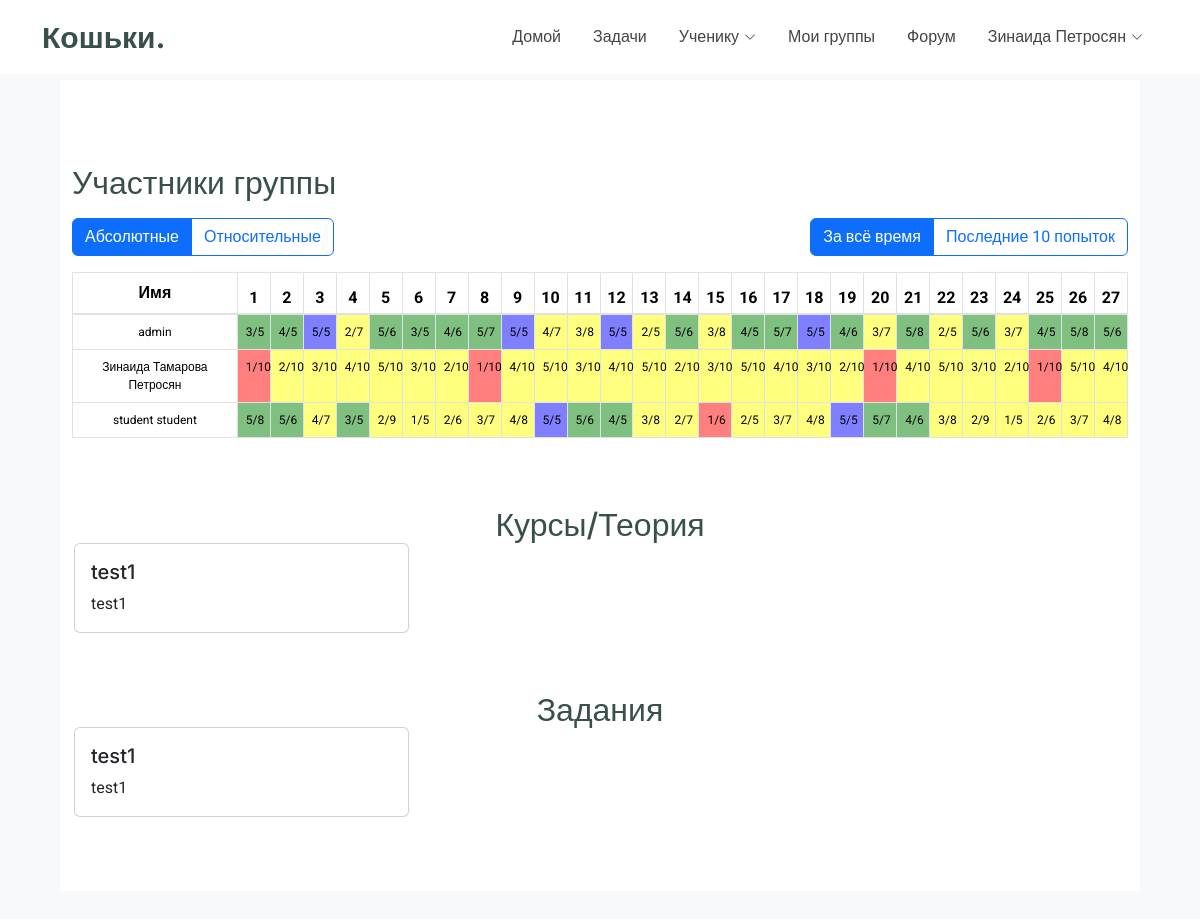
The app's page /groups/0 (signed in) with its own data.
### tables this page shows
CREATE TABLE users (user_id INT PRIMARY KEY UNIQUE NOT NULL, role_id INT REFERENCES roles (role_id), registration_time DATETIME, first_name VARCHAR (255), second_name VARCHAR (255), surname VARCHAR (255), login VARCHAR (255), password VARCHAR (255), email VARCHAR (255), tel VARCHAR (15), birth_date DATETIME, school_id INT REFERENCES schools (school_id), city_id INT REFERENCES cities (city_id), class VARCHAR (3), photo_id INT);

CREATE TABLE assignments (assignment_id INT PRIMARY KEY, variant_id INT REFERENCES variants (variant_id), author_id INT, creation_time DATETIME, expiration_time DATETIME);

CREATE TABLE variants (variant_id INT, variant_name VAARCHAR (255), variant_description TEXT, author_id INT REFERENCES users (user_id), display_mode INT, PRIMARY KEY (variant_id));

### main.py (the view)
@app.route("/groups/<group_id>", methods=["GET", "POST"])
@login_required
def group_page(group_id):
    if request.method == "GET":
        members = dr.get_group_members(group_id)
        courses = dr.get_group_courses(group_id)
        assignments = dr.get_group_assignments(group_id)
        if current_user.is_authenticated:
            user = dr.get_user_name_role(current_user.id)
        else:
            user = [None, 0]
        return render_template("groups/group_page.html", members=members, courses=courses, assignments=assignments,
                               user=user)
    elif request.method == "POST":
        pass

### database_requests.py (called while the page is built)
def sql_execute(sql_request):
    ret = cursor.execute(sql_request)
    return ret

def get_user_name_role(user_id):
    if user_id == 2138912938129:
        pass #проверить, является ли cursor.object
    sql_req = f"""SELECT first_name, surname FROM users WHERE user_id = {user_id} """
    result = sql_execute(sql_req).fetchall()
    ret = result[0][0] + ' ' + result[0][1]
    role_id = sql_execute(f"""SELECT role_id FROM users WHERE user_id = {user_id}""").fetchall()[0][0]
    return [ret, role_id]

def get_user_info_with_user_id(id):
    sql_req = f"""
        SELECT * from users
        WHERE user_id = "{id}"
        """
    return sql_execute(sql_req).fetchall()[0]

def get_group_members(group_id):
    sql_req = f"""
            SELECT
                first_name, second_name, surname, role_name
            FROM
                users
            INNER JOIN
                roles ON users.role_id = roles.role_id
            INNER JOIN
                user_group ON user_group.user_id = users.user_id
            WHERE
                user_group.group_id = {group_id}
    """
    members = sql_execute(sql_req).fetchall()
    return members

def get_group_courses(group_id):
    sql_req = f"""
            SELECT
                *
            FROM
                courses
                INNER JOIN
                group_course ON group_course.course_id = courses.course_id
            WHERE
                group_course.group_id = {group_id}
    """
    courses = sql_execute(sql_req).fetchall()
    return courses

def get_group_assignments(group_id):
    sql_req = f"""
            SELECT
                assignments.assignment_id, variants.variant_id, variants.variant_name, variants.variant_description
            FROM
                    assignment_group
                INNER JOIN
                    assignments
                ON
                    assignment_group.assignment_id = assignments.assignment_id
                INNER JOIN
                    variants
                ON
                    assignments.variant_id = variants.variant_id
                WHERE
                    assignment_group.group_id = {group_id}
    """
    variants = sql_execute(sql_req).fetchall()
    return variants

### main.py (called while the page is built)
@login_manager.user_loader
def load_user(user_id):
    user_info = dr.get_user_info_with_user_id(user_id)
    if user_info:
        return User(user_id=user_info[0], role=user_info[5])
    return None

### templates/groups/group_page.html (shortened to what this page needs)
<!DOCTYPE html>
<html lang="en">
<head>
  <link href="{{ url_for('static', filename='vendor/bootstrap/css/bootstrap.min.css') }}" rel="stylesheet">
  <link href="{{ url_for('static', filename='vendor/bootstrap-icons/bootstrap-icons.css') }}" rel="stylesheet">
  <link href="{{ url_for('static', filename='vendor/aos/aos.css') }}" rel="stylesheet">
  <link href="{{ url_for('static', filename='vendor/glightbox/css/glightbox.min.css') }}" rel="stylesheet">
  <link href="{{ url_for('static', filename='vendor/swiper/swiper-bundle.min.css') }}" rel="stylesheet">
  <link href="{{ url_for('static', filename='/css/main.css') }}" rel="stylesheet">
</head>
<body>
  {% include 'header.html' %}
  {% set display_mode = request.args.get('display_mode', 'absolute') %}
  {% set time_range = request.args.get('time_range', 'all') %}
  <section class="container my-5">
    <div class="row">
      <div class="col-12">
        <div class="members-list my-4">
          <h2 class="mb-3">Участники группы</h2>
          <form method="get" class="mb-3">
            <div class="d-flex justify-content-between flex-wrap">
              <div class="btn-group me-2" role="group" aria-label="Режим отображения результатов">
                <label class="btn btn-outline-primary" for="absolute">Абсолютные</label>
                <label class="btn btn-outline-primary" for="relative">Относительные</label>
              </div>
              <div class="btn-group" role="group" aria-label="Период статистики">
                <label class="btn btn-outline-primary" for="all">За всё время</label>
                <label class="btn btn-outline-primary" for="last10">Последние 10 попыток</label>
              </div>
            </div>
          </form>
          {% if time_range == 'last10' %}
            {% set attempts_range = range(1, 28) %}
          {% else %}
            {% set attempts_range = range(1, 28) %}
          {% endif %}
          <table class="table table-bordered" style="table-layout: fixed; border-collapse: collapse;">
            <thead>
              <tr>
                <th style="width: 150px; text-align: center;">Имя</th>
                {% for i in attempts_range %}
                <th class="text-center" style="width: 30px; padding: 3px;">{{ i }}</th>
                {% endfor %}
              </tr>
            </thead>
            <tbody>
              {% for member in members %}
              <tr>
                <td class="text-center" style="font-size: 12px;">{{ member[0] }} {{ member[1] }} {{ member[2] }}</td>
                {% if user[1] %}
                {% if time_range == 'last10' %}
                  {% set stats = course_stats_last10[loop.index0] %}
                {% else %}
                  {% set stats = course_stats[loop.index0] %}
                {% endif %}
                {% set displayed_stats = stats %}
                {% for stat in displayed_stats %}
                  {% if stat[1] > 0 %}
                    {% set percent = (stat[0] * 100 / stat[1]) | round(0, 'common') | int %}
                  {% else %}
                    {% set percent = 0 %}
                  {% endif %}
                  {% if display_mode == 'relative' %}
                    {% if percent == 100 %}
                      <td class="text-center" style="background-color: rgba(0, 0, 255, 0.5); font-size: 12px;">{{ percent }}%</td>
                    {% elif percent < 20 %}
                      <td class="text-center" style="background-color: rgba(255, 0, 0, 0.5); font-size: 12px;">{{ percent }}%</td>
                    {% elif percent < 60 %}
                      <td class="text-center" style="background-color: rgba(255, 255, 0, 0.5); font-size: 12px;">{{ percent }}%</td>
                    {% else %}
                      <td class="text-center" style="background-color: rgba(0, 128, 0, 0.5); font-size: 12px;">{{ percent }}%</td>
                    {% endif %}
                  {% else %}
                    {% if percent == 100 %}
                      <td class="text-center" style="background-color: rgba(0, 0, 255, 0.5); font-size: 12px;">{{ stat[0] }}/{{ stat[1] }}</td>
                    {% elif percent < 20 %}
                      <td class="text-center" style="background-color: rgba(255, 0, 0, 0.5); font-size: 12px;">{{ stat[0] }}/{{ stat[1] }}</td>
                    {% elif percent < 60 %}
                      <td class="text-center" style="background-color: rgba(255, 255, 0, 0.5); font-size: 12px;">{{ stat[0] }}/{{ stat[1] }}</td>
                    {% else %}
                      <td class="text-center" style="background-color: rgba(0, 128, 0, 0.5); font-size: 12px;">{{ stat[0] }}/{{ stat[1] }}</td>
                    {% endif %}
                  {% endif %}
                {% endfor %}
                {% endif %}
              </tr>
              {% endfor %}
            </tbody>
          </table>
        </div>
      </div>
      <div class="col-12 mt-4">
        <h2 class="text-center">Курсы/Теория</h2>
        <div class="row" id="courses-theory-container">
          {% for material in assignments %}
            <div class="col-md-4 mb-4">
              <a href="{% if material[5] == 0 %}/learning-materials/{{ material[0] }}{% else %}/courses/{{ material[0] }}{% endif %}" class="card h-100">
                <div class="card-body">
                  <h5 class="card-title">{{ material[2] }}</h5>
                  <p class="card-text">{{ material[3]|safe }}</p>
                </div>
              </a>
            </div>
          {% endfor %}
        </div>
      </div>
      <div class="col-12 mt-4">
        <h2 class="text-center">Задания</h2>
        <div class="row" id="tests-container">
          {% for assignment in assignments %}
            <div class="col-md-4 mb-4">
              <a href="/variants/{{ assignment[1] }}" class="card h-100">
                <div class="card-body">
                  <h5 class="card-title">{{ assignment[2] }}</h5>
                  <p class="card-text">{{ assignment[3]|safe }}</p>
                </div>
              </a>
            </div>
          {% endfor %}
        </div>
      </div>
    </div>
  </section>
</body>
</html>

### static/css/main.css (style rules this page uses)
:root { --default-font: "Roboto", system-ui, -apple-system, "Segoe UI", Roboto, "Helvetica Neue", Arial, "Noto Sans", "Liberation Sans", sans-serif, "Apple Color Emoji", "Segoe UI Emoji", "Segoe UI Symbol", "Noto Color Emoji"; --heading-font: "Inter", sans-serif; --nav-font: "Poppins", sans-serif; }
:root { --background-color: #ffffff; --default-color: #444444; --heading-color: #384f4b; --accent-color: #1bbca3; --surface-color: #ffffff; --contrast-color: #ffffff; --incorrect-answer-color: #ff4040; --correct-answer-color: #acf273; --empty-answer-color: #c9c9c9; }
:root { --nav-color: #444444; --nav-hover-color: #1bbca3; --nav-mobile-background-color: #ffffff; --nav-dropdown-background-color: #ffffff; --nav-dropdown-color: #444444; --nav-dropdown-hover-color: #1bbca3; }
:root { scroll-behavior: smooth; }
body { color: var(--default-color); background-color: var(--background-color); font-family: var(--default-font); overflow-y: scroll; }
a { color: var(--accent-color); text-decoration: none; transition: 0.3s; }
h1, h2, h3, h4, h5, h6 { color: var(--heading-color); font-family: var(--heading-font); }
section, .section { color: var(--default-color); background-color: var(--background-color); padding: 60px 0; scroll-margin-top: 74px; overflow: clip; }

### templates/groups/group_page.html (style rules this page uses)
body { background-color: #f8f9fa; margin-top: 80px; font-family: 'Roboto', sans-serif; }
.container { width: 90%; margin: 0 auto; }
.row { display: flex; flex-wrap: wrap; margin: -10px; }
.col-12 { flex: 0 0 100%; max-width: 100%; padding: 10px; }
.table { width: 100%; margin-bottom: 1rem; }
.table th, .table td { border-top: 1px solid #dee2e6; }
.table thead th { border-bottom: 2px solid #dee2e6; }

### records on screen
users: first_name "admin", stat "3" "4" "5" "3" "4" "5" "5" "4" "5" "4" "5" "5" "4" "5" "5", stat "5" "5" "6" "5" "6" "7" "6" "5" "7" "6" "8" "6" "5" "8" "6", stat "5" "5" "5" "5", stat "5" "5" "5" "5", stat "2" "4" "3" "2" "3" "3" "2" "3", stat "7" "7" "8" "5" "8" "7" "5" "7"
users: first_name "Зинаида", second_name "Тамарова", surname "Петросян", stat "1" "1" "1" "1", stat "10" "10" "10" "10", stat "2" "3" "4" "5" "3" "2" "4" "5" "3" "4" "5" "2" "3" "5" "4" "3" "2" "4" "5" "3" "2" "5" "4", stat "10" "10" "10" "10" "10" "10" "10" "10" "10" "10" "10" "10" "10" "10" "10" "10" "10" "10" "10" "10" "10" "10" "10"
users: first_name "student", second_name "student", stat "5" "5" "3" "5" "4" "5" "4", stat "8" "6" "5" "6" "5" "7" "6", stat "4" "2" "1" "2" "3" "4" "3" "2" "2" "3" "4" "3" "2" "1" "2" "3" "4", stat "7" "9" "5" "6" "7" "8" "8" "7" "5" "7" "8" "8" "9" "5" "6" "7" "8", stat "5" "5", stat "5" "5", stat "1", stat "6"
assignments: variant_name "test1", variant_description "test1"

### other values on screen
{{ user[0] }} "Зинаида Петросян"
{{ i }} "1" "2" "3" "4" "5" "6" "7" "8" "9" "10" "11" "12" "13" "14" "15" "16" "17" "18" "19" "20" "21" "22" "23" "24" "25" "26" "27"
